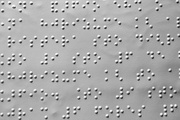
#> input picture raw_dataset/img9.jpg, 180 x 120 px, shrunk from 612 x 408 before the run
$ jupyter execute braille_segmentation.ipynb
#> lines starting #> are read from the running program, lines starting #| are printed output that depends on the picture; after the words box and inside, x2 and y2 are one past the last pixel; in counts of white or black regions, pixels touching at a corner belong together
[cell 1]
import cv2
import numpy as np
import matplotlib.pyplot as plt

[cell 2]
def display_image(title, image, cmap='gray'):
    plt.figure(figsize=(10, 8))
    plt.title(title)
    plt.imshow(image, cmap=cmap)
    plt.axis('off')
    plt.show()

[cell 3]
# Step 1: Import and Preprocess the Image
img = cv2.imread('./raw_dataset/img9.jpg')
#> img is the input picture: shape (120, 180, 3); min 9, max 255, mean 170.6
if img is None:
    raise FileNotFoundError(f"Image not found at {'./raw_dataset/img4.jpg'}")
image = img.copy()

gray = cv2.cvtColor(image, cv2.COLOR_BGR2GRAY)

display_image("Grayscale Image", gray)

[cell 4]
# Noise Reduction
smoothed = cv2.GaussianBlur(gray, (29, 29), 0)
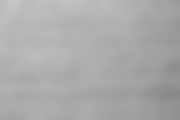
#> smoothed: shape (120, 180); min 136, max 197, mean 170.5
display_image("Smoothed Image", smoothed)

[cell 5]
# Step 3: Segment the Braille Characters
binary = cv2.adaptiveThreshold(smoothed, 255, cv2.ADAPTIVE_THRESH_GAUSSIAN_C, cv2.THRESH_BINARY_INV, 11, 2)
#> binary: shape (120, 180); every value is 0
display_image("Binary Image", binary)

[cell 6]
dot_contours, _ = cv2.findContours(binary, cv2.RETR_EXTERNAL, cv2.CHAIN_APPROX_SIMPLE)
#> dot_contours = []

# Filter and Display Contours
output = gray.copy()
min_width, min_height = 5, 5  # Adjust based on Braille dot size
cropped_images = []

for contour in dot_contours:
    x, y, w, h = cv2.boundingRect(contour)
    if w > min_width and h > min_height:
        cv2.rectangle(output, (x, y), (x + w, y + h), (255, 0, 0), 2)
        cropped = gray[y:y + h, x:x + w]
        cropped_images.append(cropped)
#> this loop made 0 passes
#> after the loop, cropped_images = []

# Display the image with bounding boxes
display_image("Bounding Boxes", output)

[cell 7]
import numpy as np

# Parameters (adjust based on Braille dot size and spacing)
# We will start with 20*20 but we will make it dynamic later
dot_spacing_threshold = 20  # Distance threshold to group dots into a row
letter_spacing_threshold = 20  # Distance threshold to group rows into letters
word_spacing_threshold = 40  # Distance threshold to group rows into words

# Sort contours by y, then x
dot_contours = sorted(dot_contours, key=lambda cnt: (cv2.boundingRect(cnt)[1], cv2.boundingRect(cnt)[0]))

# Group dots into rows
rows = []
current_row = []
previous_y = None

for contour in dot_contours:
    x, y, w, h = cv2.boundingRect(contour)
    center_y = y + h // 2

    if previous_y is None or abs(center_y - previous_y) < dot_spacing_threshold:
        current_row.append((x, y, w, h))
    else:
        rows.append(current_row)
        current_row = [(x, y, w, h)]
    previous_y = center_y
#> after the loop, rows = []

if current_row:
    rows.append(current_row)

# Display the extracted letters
output2 = gray.copy()
for row in rows:
    min_x = min([x for x, y, w, h in row])
    min_y = min([y for x, y, w, h in row])
    max_x = max([x + w for x, y, w, h in row])
    max_y = max([y + h for x, y, w, h in row])
    cv2.rectangle(output2, (min_x, min_y), (max_x, max_y), (255, 0, 0), 2)
display_image("Rows", output2)


# Group rows into words
words = []
for row in rows:
    row = sorted(row, key=lambda b: b[0])  # Sort by x-coordinate
    current_word = []
    prev_x = None

    for bbox in row:
        x, y, w, h = bbox
        center_x = x + w // 2

        if prev_x is None or abs(center_x - prev_x) < word_spacing_threshold:
            current_word.append(bbox)
        else:
            words.append(current_word)
            current_word = [bbox]
        prev_x = center_x

    if current_word:
        words.append(current_word)
#> after the loop, words = []


output_words = gray.copy()
for word in words:
    min_x = min([x for x, y, w, h in word])
    min_y = min([y for x, y, w, h in word])
    max_x = max([x + w for x, y, w, h in word])
    max_y = max([y + h for x, y, w, h in word])
    cv2.rectangle(output_words, (min_x, min_y), (max_x, max_y), (255, 0, 0), 2)
display_image("Columns from words", output_words)


# Group rows into letters
letters = []
for row in rows:
    row = sorted(row, key=lambda b: b[0])  # Sort by x-coordinate
    current_letter = []
    previous_x = None

    for bbox in row:
        x, y, w, h = bbox
        center_x = x + w // 2

        if previous_x is None or abs(center_x - previous_x) < letter_spacing_threshold:
            current_letter.append(bbox)
        else:
            letters.append(current_letter)
            current_letter = [bbox]
        previous_x = center_x

    if current_letter:
        letters.append(current_letter)
#> after the loop, letters = []


output3 = gray.copy()
for letter in letters:
    min_x = min([x for x, y, w, h in letter])
    min_y = min([y for x, y, w, h in letter])
    max_x = max([x + w for x, y, w, h in letter])
    max_y = max([y + h for x, y, w, h in letter])
    cv2.rectangle(output3, (min_x, min_y), (max_x, max_y), (255, 0, 0), 2)
display_image("Columns from rows", output3)

[cell 8]
def normalize_to_grid(letter_bboxes, grid_size=(3, 2)):
    min_x = min(bbox[0] for bbox in letter_bboxes)
    min_y = min(bbox[1] for bbox in letter_bboxes)
    max_x = max(bbox[0] + bbox[2] for bbox in letter_bboxes)
    max_y = max(bbox[1] + bbox[3] for bbox in letter_bboxes)

    width = max_x - min_x
    height = max_y - min_y

    grid = np.zeros(grid_size, dtype=int)

    for x, y, w, h in letter_bboxes:
        col = int(grid_size[1] * (x - min_x) / width) # 2 * ( 4 - 4 ) / 12 = 0   ->  2 * ( 5 - 4 ) / 12 = 0
        row = int(grid_size[0] * (y - min_y) / height) # 3 * ( 35 - 9 ) / 36 = 2   ->  3 * ( 9 - 9 ) / 36 = 0
        grid[row, col] = 1

    return grid

[cell 9]
braille_dict = {
    'a': np.array([[1, 0], [0, 0], [0, 0]]),
    'b': np.array([[1, 0], [1, 0], [0, 0]]),
    'c': np.array([[1, 1], [0, 0], [0, 0]]),
    'd': np.array([[1, 1], [0, 1], [0, 0]]),
    'e': np.array([[1, 0], [0, 1], [0, 0]]),
    'f': np.array([[1, 1], [1, 0], [0, 0]]),
    'g': np.array([[1, 1], [1, 1], [0, 0]]),
    'h': np.array([[1, 0], [1, 1], [0, 0]]),
    'i': np.array([[0, 1], [1, 0], [0, 0]]),
    'j': np.array([[0, 1], [1, 1], [0, 0]]),
    'k': np.array([[1, 0], [0, 0], [1, 0]]),
    'l': np.array([[1, 0], [1, 0], [1, 0]]),
    'm': np.array([[1, 1], [0, 0], [1, 0]]),
    'n': np.array([[1, 1], [0, 1], [1, 0]]),
    'o': np.array([[1, 0], [0, 1], [1, 0]]),
    'p': np.array([[1, 1], [1, 0], [1, 0]]),
    'q': np.array([[1, 1], [1, 1], [1, 0]]),
    'r': np.array([[1, 0], [1, 1], [1, 0]]),
    's': np.array([[0, 1], [1, 0], [1, 0]]),
    't': np.array([[0, 1], [1, 1], [1, 0]]),
    'u': np.array([[1, 0], [0, 0], [1, 1]]),
    'v': np.array([[1, 0], [1, 0], [1, 1]]),
    'w': np.array([[0, 1], [1, 1], [0, 1]]),
    'x': np.array([[1, 1], [0, 0], [1, 1]]),
    'y': np.array([[1, 1], [0, 1], [1, 1]]),
    'z': np.array([[1, 0], [0, 1], [1, 1]])
}


for letter in letters:
    normalized = normalize_to_grid(letter)
    for char, pattern in braille_dict.items():
        if np.array_equal(normalized, pattern):
            print(char, end="")


$ run again, with raw_dataset/img1.jpg copied over raw_dataset/img9.jpg
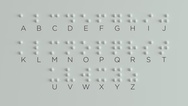
#> input picture raw_dataset/img1.jpg, 188 x 106 px, shrunk from 640 x 360 before the run
#> img is the input picture: shape (106, 188, 3); mean B, G, R 192.5, 196.8, 190
#> `smoothed = cv2.GaussianBlur(gray, (29, 29), 0)`:
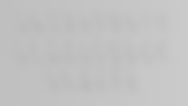
#> smoothed: shape (106, 188); min 186, max 202, mean 194.5
#> binary: shape (106, 188); every value is 0
#> dot_contours = []

$ run again, with raw_dataset/img3.jpg copied over raw_dataset/img9.jpg
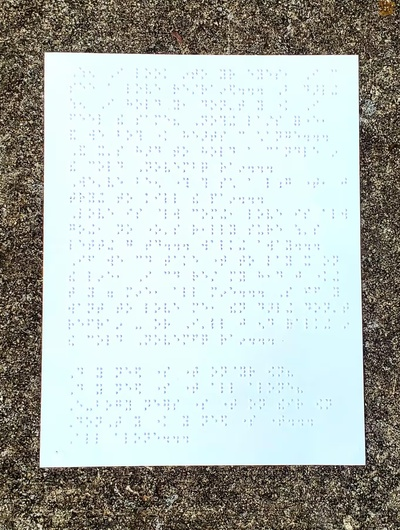
#> input picture raw_dataset/img3.jpg, 400 x 530 px, shrunk from 1361 x 1801 before the run
#> img is the input picture: shape (530, 400, 3); mean B, G, R 182.6, 186.9, 178.7
#> `binary = cv2.adaptiveThreshold(smoothed, 255, cv2.ADAPTIVE_THRESH_GAUS..`:
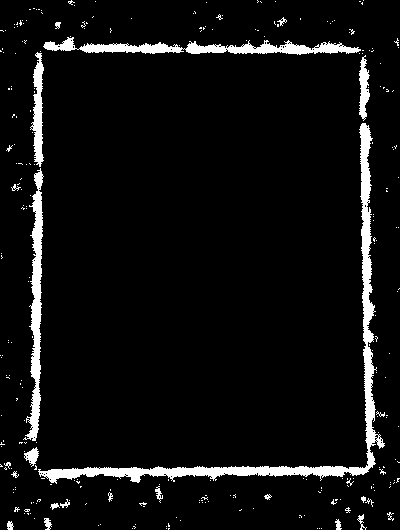
#> binary: shape (530, 400); 6.2% white; 273 white regions (249 under 20 px)
#> dot_contours = 273 contours, 258 with area under 20; largest, box (x1, y1, x2, y2) and area: (38, 123, 385, 484) 5026, (43, 37, 361, 55) 2083, (23, 168, 44, 441) 1896, (30, 52, 44, 167) 734, (359, 55, 370, 121) 364
#> the loop `for contour in dot_contours:` made 273 passes
#> (x, y, w, h) on passes 1 to 3: (321, 528, 1, 1), (319, 528, 1, 1), (317, 528, 1, 1)
#> after the loop `for contour in dot_contours:`: cropped_images = 29 items
#> the loop `for contour in dot_contours:` made 273 passes
#> (x, y, w, h, center_y, previous_y) on passes 1, 3, 4: (68, 0, 7, 5, 2, 2), (363, 0, 1, 1, 0, 0), (95, 1, 1, 1, 1, 1)
#> the loop `for row in rows:` made 13 passes
#> row on passes 2, 3, 4, 5, 7, 9, 12: [(30, 52, 14, 115)], [(15, 53, 1, 1), (359, 53, 1, 1), (362, 53, 1, 1)], [(359, 55, 11, 66)], [(380, 63, 1, 1)], [(38, 123, 347, 361)], [(23, 168, 21, 273)], [(375, 315, 1, 1)]
#> the loop `for word in words:` made 21 passes
#> word on passes 2, 5, 6, 7, 8, 9, 12, 15: [(43, 37, 318, 18)], [(30, 52, 14, 115)], [(15, 53, 1, 1)], [(359, 53, 1, 1), (362, 53, 1, 1)], [(359, 55, 11, 66)], [(380, 63, 1, 1)], [(38, 123, 347, 361)], [(23, 168, 21, 273)]
#> the loop `for letter in letters:` made 29 passes
#> letter on passes 2, 4, 7, 9, 10, 11, 12, 13: [(43, 37, 318, 18)], [(131, 18, 1, 1)], [(300, 18, 1, 2)], [(394, 38, 5, 8), (398, 47, 1, 1)], [(30, 52, 14, 115)], [(15, 53, 1, 1)], [(359, 53, 1, 1), (362, 53, 1, 1)], [(359, 55, 11, 66)]
#> after the loop `for letter in letters:`:
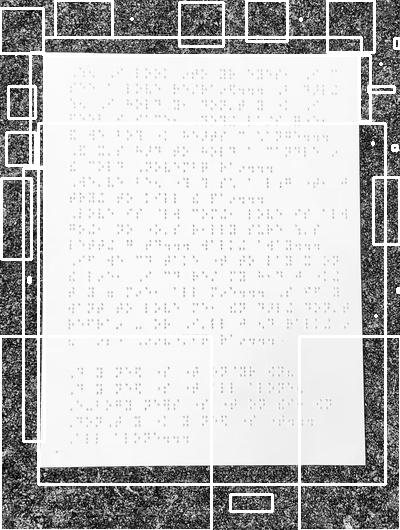
#> output3: shape (530, 400); min 0, max 255, mean 194.3

$ run again, with raw_dataset/img5.jpg copied over raw_dataset/img9.jpg
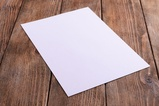
#> input picture raw_dataset/img5.jpg, 159 x 106 px, shrunk from 540 x 360 before the run
#> img is the input picture: shape (106, 159, 3); mean B, G, R 145.7, 147.9, 173.2
#> `binary = cv2.adaptiveThreshold(smoothed, 255, cv2.ADAPTIVE_THRESH_GAUS..`:
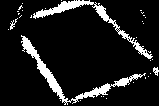
#> binary: shape (106, 159); 10.9% white; 33 white regions (29 under 20 px)
#> dot_contours = 33 contours, 30 with area under 20; largest, box (x1, y1, x2, y2) and area: (21, 35, 146, 105) 770, (33, 0, 153, 59) 599, (153, 67, 159, 76) 24
#> the loop `for contour in dot_contours:` made 33 passes
#> (x, y, w, h) on passes 1, 2, 3, 4, 5, 6, 8, 9: (80, 100, 1, 1), (60, 100, 1, 1), (106, 98, 1, 1), (103, 96, 1, 1), (101, 96, 1, 1), (133, 82, 1, 1), (148, 76, 1, 1), (150, 73, 1, 1)
#> after the loop `for contour in dot_contours:`: cropped_images = 4 items
#> the loop `for contour in dot_contours:` made 33 passes
#> (x, y, w, h, center_y, previous_y) on passes 1, 2, 3, 4, 5, 6, 14, 15: (33, 0, 120, 59, 29, 29), (61, 0, 1, 1, 0, 0), (22, 3, 1, 1, 3, 3), (18, 5, 5, 5, 7, 7), (45, 8, 1, 1, 8, 8), (22, 10, 1, 1, 10, 10), (145, 17, 1, 1, 17, 17), (10, 18, 8, 12, 24, 24)
#> after the loop `for contour in dot_contours:`: rows = 3 items
#> the loop `for row in rows:` made 4 passes
#> (row, min_x, min_y, max_x, max_y) on passes 1, 3: ([(33, 0, 120, 59)], 33, 0, 153, 59), ([(21, 35, 125, 70)], 21, 35, 146, 105)
#> the loop `for row in rows:` made 4 passes
#> row on passes 1, 3: [(33, 0, 120, 59)], [(21, 35, 125, 70)]
#> after the loop `for row in rows:`: words = 5 items
#> the loop `for word in words:` made 5 passes
#> (min_x, min_y, max_x, max_y) on passes 2, 3, 5: (8, 0, 62, 30), (140, 10, 146, 24), (60, 37, 159, 101)
#> after the loop `for row in rows:`: letters = 8 items
#> the loop `for letter in letters:` made 8 passes
#> letter on passes 1, 4, 5, 6, 7: [(33, 0, 120, 59)], [(21, 35, 125, 70)], [(60, 100, 1, 1)], [(80, 100, 1, 1)], [(101, 96, 1, 1), (103, 96, 1, 1), (106, 98, 1, 1)]
#> after the loop `for letter in letters:`:
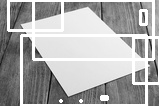
#> output3: shape (106, 159); min 3, max 255, mean 172.5
#> the loop `for letter in letters:` made 8 passes
#> (letter, normalized) on passes 1, 4, 5, 6: ([(33, 0, 120, 59)], [[1, 0], [0, 0], [0, 0]]), ([(21, 35, 125, 70)], [[1, 0], [0, 0], [0, 0]]), ([(60, 100, 1, 1)], [[1, 0], [0, 0], [0, 0]]), ([(80, 100, 1, 1)], [[1, 0], [0, 0], [0, 0]])
#> (printed output is left out)
